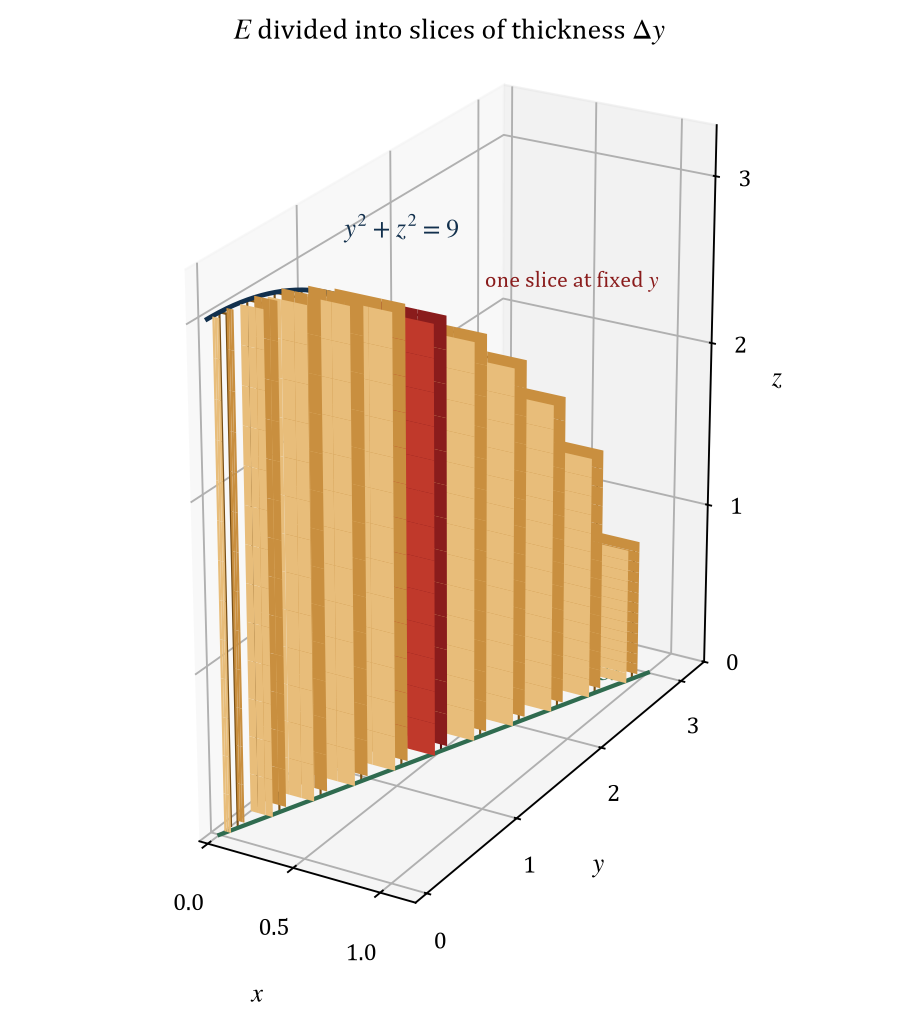

Write the Python code that produced this figure.
"""Draw the solid of Exercise 18 as a stack of rectangular slices.

Each slice sits at one value of y.  The slice is the rectangle 0 <= x <= y/3
and 0 <= z <= sqrt(9 - y**2), so the stack shows the volume as an iterated
integral in the order dz dx dy.
"""

import base64

import matplotlib
import numpy as np
from mpl_toolkits.mplot3d import Axes3D  # noqa: F401  (registers the 3d projection)

matplotlib.use("Agg")
import matplotlib.pyplot as plt

plt.rcParams.update({
    "font.family": "serif",
    "font.serif": ["Cambria", "Times New Roman", "DejaVu Serif"],
    "mathtext.fontset": "stix",
    "font.size": 10,
    "axes.labelsize": 11,
    "axes.titlesize": 12,
})

figure = plt.figure(figsize=(7.6, 5.9))
axes = figure.add_subplot(111, projection="3d")

slice_centers = np.linspace(0.12, 2.88, 11)
half_thickness = 0.07
highlight_index = 5

for index, y_value in enumerate(slice_centers):
    x_edge = y_value / 3.0
    z_edge = float(np.sqrt(max(9.0 - y_value**2, 0.0)))
    x_grid, z_grid = np.meshgrid(np.linspace(0.0, x_edge, 4), np.linspace(0.0, z_edge, 14))
    if index == highlight_index:
        front_color, back_color, edge_color = "#c0392b", "#8a1c1c", "#5c0f0f"
    else:
        front_color, back_color, edge_color = "#e8bd7a", "#c98f3f", "#7a4f14"
    axes.plot_surface(x_grid, np.full_like(x_grid, y_value - half_thickness), z_grid,
                      color=front_color, alpha=1.0, linewidth=0.0, shade=False)
    axes.plot_surface(x_grid, np.full_like(x_grid, y_value + half_thickness), z_grid,
                      color=back_color, alpha=1.0, linewidth=0.0, shade=False)
    axes.plot([0.0, x_edge], [y_value, y_value], [z_edge, z_edge],
              color=edge_color, linewidth=1.0)
    axes.plot([0.0, 0.0], [y_value, y_value], [0.0, z_edge], color=edge_color, linewidth=0.9)
    axes.plot([x_edge, x_edge], [y_value, y_value], [0.0, z_edge], color=edge_color, linewidth=0.9)

# The quarter circle y**2 + z**2 = 9 on the back face x = 0.
rim_angle = np.linspace(0.0, np.pi / 2.0, 200)
axes.plot(np.zeros_like(rim_angle), 3.0 * np.cos(rim_angle), 3.0 * np.sin(rim_angle),
          color="#12304d", linewidth=2.0)

# The edge where the planes y = 3*x and z = 0 meet.
axes.plot([0.0, 1.0], [0.0, 3.0], [0.0, 0.0], color="#2f6b4f", linewidth=1.8)

axes.text(0.50, 2.00, 2.62, r"one slice at fixed $y$", color="#8a1c1c", fontsize=9.5)

axes.text(0.03, 1.35, 3.02, r"$y^{2}+z^{2}=9$", color="#12304d", fontsize=11)
axes.text(0.74, 2.42, 0.12, r"$y=3x$", color="#2f6b4f", fontsize=11)

axes.set_xlabel(r"$x$", labelpad=8)
axes.set_ylabel(r"$y$", labelpad=8)
axes.set_zlabel(r"$z$", labelpad=6)
axes.set_xlim(-0.05, 1.2)
axes.set_ylim(-0.12, 3.3)
axes.set_zlim(0.0, 3.3)
axes.set_xticks([0.0, 0.5, 1.0])
axes.set_yticks([0.0, 1.0, 2.0, 3.0])
axes.set_zticks([0.0, 1.0, 2.0, 3.0])
axes.set_box_aspect((0.9, 2.2, 2.2))
axes.view_init(elev=24, azim=-60)
axes.set_title(r"$E$ divided into slices of thickness $\Delta y$", pad=8)

figure.tight_layout()
output_path = "part1_figure1.png"
figure.savefig(output_path, dpi=170, bbox_inches="tight", facecolor="white")
with open(output_path, "rb") as image_file:
    encoded = base64.b64encode(image_file.read()).decode("ascii")
with open("part1_figure1.b64.txt", "w", encoding="ascii") as text_file:
    text_file.write(encoded)
print(f"saved {output_path} and part1_figure1.b64.txt ({len(encoded)} base64 characters)")
